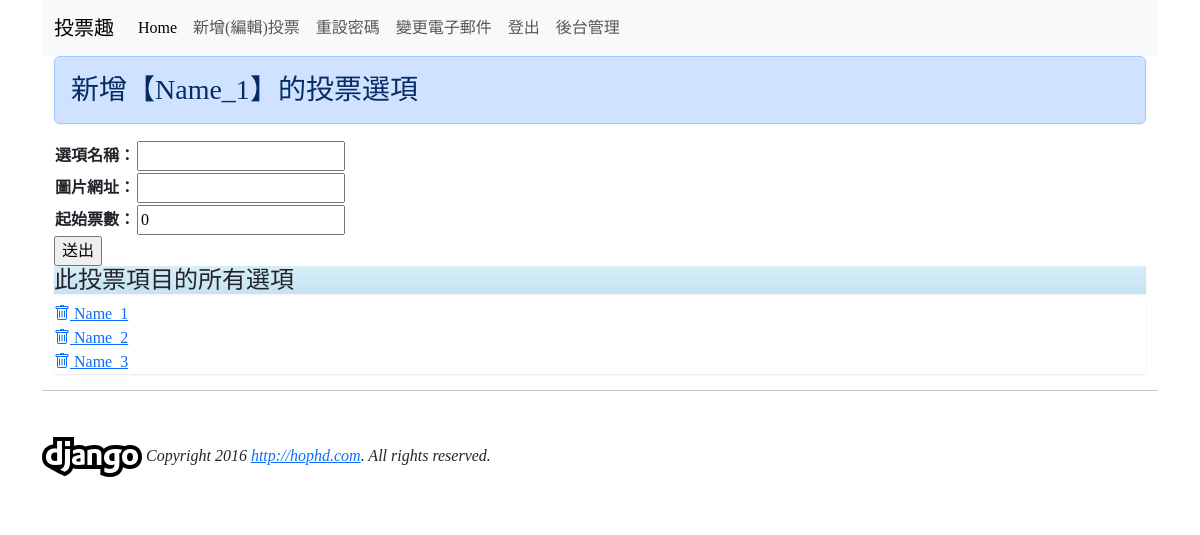
The app's page /addpollitem/1/ (signed in) with its own data.
### mysite/models.py (models this page shows, shortened)
class Poll(models.Model):
    user = models.ForeignKey(User, on_delete=models.CASCADE)
    name = models.CharField(max_length=200, null=False)
    created_at = models.DateField(auto_now_add=True)
    enabled = models.BooleanField(default=False)

class PollItem(models.Model):
    poll = models.ForeignKey(Poll, on_delete=models.CASCADE)
    name = models.CharField(max_length=200, null=False)
    image_url = models.CharField(max_length=200, null=True, blank=True)
    vote = models.PositiveIntegerField(default=0)

### mysite/views.py (the view)
# urls.py: path('addpollitem/', views.addpollitem),
@login_required
def addpollitem(request, pollid=''):
    if request.method == 'POST':
        pollid = request.POST['pollid']
        poll = models.Poll.objects.get(id=pollid)
        new_pollitem = models.PollItem(poll=poll)
        form = forms.PollItemForm(request.POST, instance=new_pollitem)
        if form.is_valid():
            form.save()
            return redirect('/addpollitem/'+pollid)
    else:
        form = forms.PollItemForm()
    poll = models.Poll.objects.get(id=pollid)
    pollitems = models.PollItem.objects.filter(poll=poll)
    return render(request, 'addpollitem.html', locals())

### mysite/forms.py
class PollItemForm(ModelForm):
    class Meta:
        model = models.PollItem
        fields = ['name', 'image_url', 'vote']
    def __init__(self, *args, **kwargs):
        super(PollItemForm, self).__init__(*args, **kwargs)
        self.fields['name'].label = '選項名稱'
        self.fields['image_url'].label = '圖片網址'
        self.fields['vote'].label = '起始票數'

### mysite/templates/addpollitem.html (shortened to what this page needs)
{% extends "base.html" %}
{% block content %}
<div class='container'>
    <div class='row'>
        <div class='col-md-12'>
            <h3 class='alert alert-primary'>新增【{{poll.name}}】的投票選項</h3>
        </div>
    </div>
    <form method='POST' action=".">
        <table>
            {{ form.as_table }}
        </table>
        <input type='submit' value='送出'>
    </form>
    <div class='row'>
        <div class='col-sm-12'>
            <div class='panel panel-info'>
                <div class='panel panel-heading'>
                    <h4>此投票項目的所有選項</h4>
                </div>
                <div class='panel panel-body'>
                    {% for pollitem in pollitems %}
                        <div class='listgroup'>
                            <div class='listgroup-item'>
                                <a href='{% url "delpollitem-url" poll.id pollitem.id %}' title='Delete'>
                                    <i class='bi bi-trash'></i>
                                </a>
                                    <a href='{{pollitem.image_url}}'>{{ pollitem.name }}</a>
                            </div>
                        </div>
                    {% empty %}
                        <em>還沒有任何投票項目的選項</em>
                    {% endfor %}
                </div>
            </div>
        </div>
    </div>
</div>
{% endblock %}

### templates/base.html (style rules this page uses)
h1, h2, h3, h4, h5, p, div { font-family: 微軟正黑體; }

### records on screen
Poll: name "Name_1"
PollItem: name "Name_1"
PollItem: name "Name_2"
PollItem: name "Name_3"
